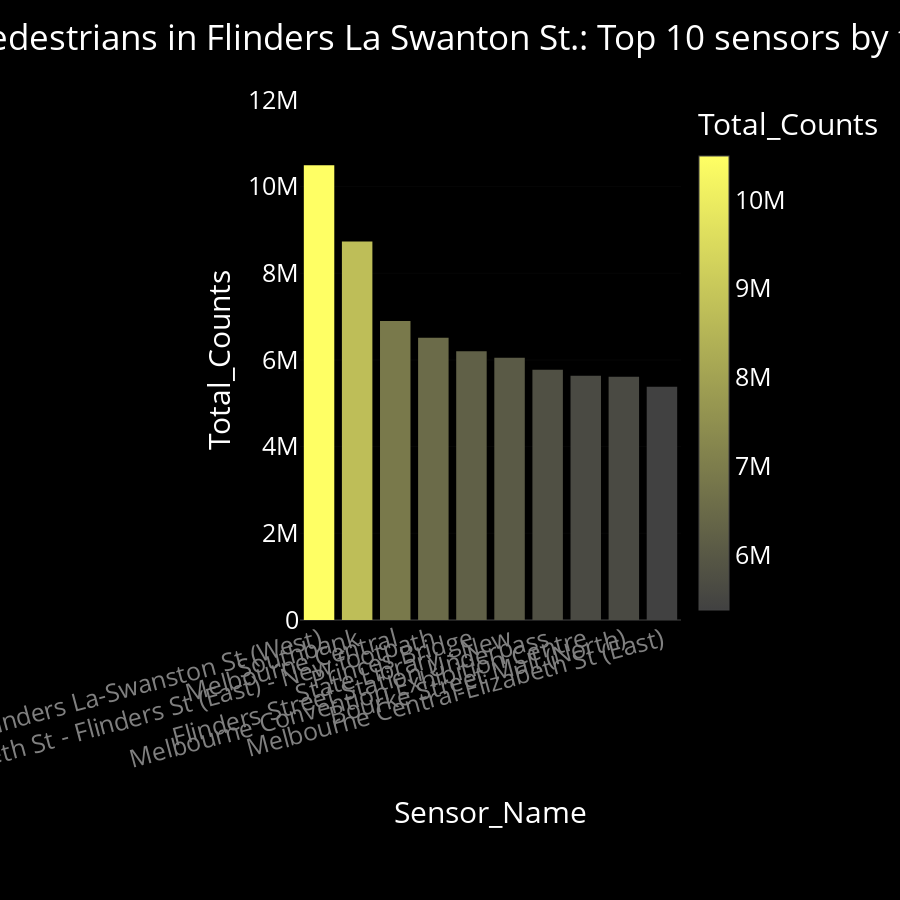

Write notebook code for a chart like this one.
### Markdown cell above
Ok, I want to see a bar chart of that dataframe (df from now on) I just created `df_sensors_2022`:

### Code cell
figure = px.bar(
    df_sensors_2022.head(10),
    x="Sensor_Name",
    y="Total_Counts",
    height=900,  # 5 times bigger than the original 500
    title="Over 10M pedestrians in Flinders La Swanton St.: Top 10 sensors by traffic - 2022",
    color="Total_Counts",
    color_continuous_scale=[[0, 'rgb(65,65,65)'], [1, 'rgb(255,255,100)']]  # Medium grey to pale yellow
)

figure.update_layout(
    title_font_size=35,
    title_font_color="white",
    font=dict(size=25, color="white"),
    xaxis_tickangle=-15,
    plot_bgcolor="black",
    paper_bgcolor="black",
    xaxis=dict(tickfont=dict(color='grey')),  # Set x-axis labels to grey
    margin=dict(l=300, b=280)  # Increase left margin to 200
)

# Adjust the y-axis range to ensure the highest bar is fully visible
figure.update_yaxes(range=[0, 12000000])

figure.show()

### Figure 1 — Plotly figure (JSON) as saved in the notebook; plotly's stock layout.template omitted (floating-point values rounded to 4 significant figures)
{"data": [{"hovertemplate": "Sensor_Name=%{x}<br>Total_Counts=%{marker.color}<extra></extra>", "legendgroup": "", "marker": {"color": [10492872, 8737282, 6897406, 6511465, 6202149, 6049385, 5772514, 5634531, 5614610, 5380759], "coloraxis": "coloraxis", "pattern": {"shape": ""}}, "name": "", "orientation": "v", "showlegend": false, "textposition": "auto", "type": "bar", "x": ["Flinders La-Swanston St (West)", "Southbank", "Melbourne Central", "Elizabeth St - Flinders St (East) - New footpath", "Princes Bridge", "State Library - New", "Flinders Street Station Underpass", "Melbourne Convention Exhibition Centre", "Bourke Street Mall (North)", "Melbourne Central-Elizabeth St (East)"], "xaxis": "x", "y": [10492872, 8737282, 6897406, 6511465, 6202149, 6049385, 5772514, 5634531, 5614610, 5380759], "yaxis": "y"}], "layout": {"barmode": "relative", "coloraxis": {"colorbar": {"title": {"text": "Total_Counts"}}, "colorscale": [[0, "rgb(65,65,65)"], [1, "rgb(255,255,100)"]]}, "font": {"color": "white", "size": 25}, "height": 900, "legend": {"tracegroupgap": 0}, "margin": {"b": 280, "l": 300}, "paper_bgcolor": "black", "plot_bgcolor": "black", "title": {"font": {"color": "white", "size": 35}, "text": "Over 10M pedestrians in Flinders La Swanton St.: Top 10 sensors by traffic - 2022"}, "xaxis": {"anchor": "y", "domain": [0, 1], "tickangle": -15, "tickfont": {"color": "grey"}, "title": {"text": "Sensor_Name"}}, "yaxis": {"anchor": "x", "domain": [0, 1], "range": [0, 12000000], "title": {"text": "Total_Counts"}}}}
